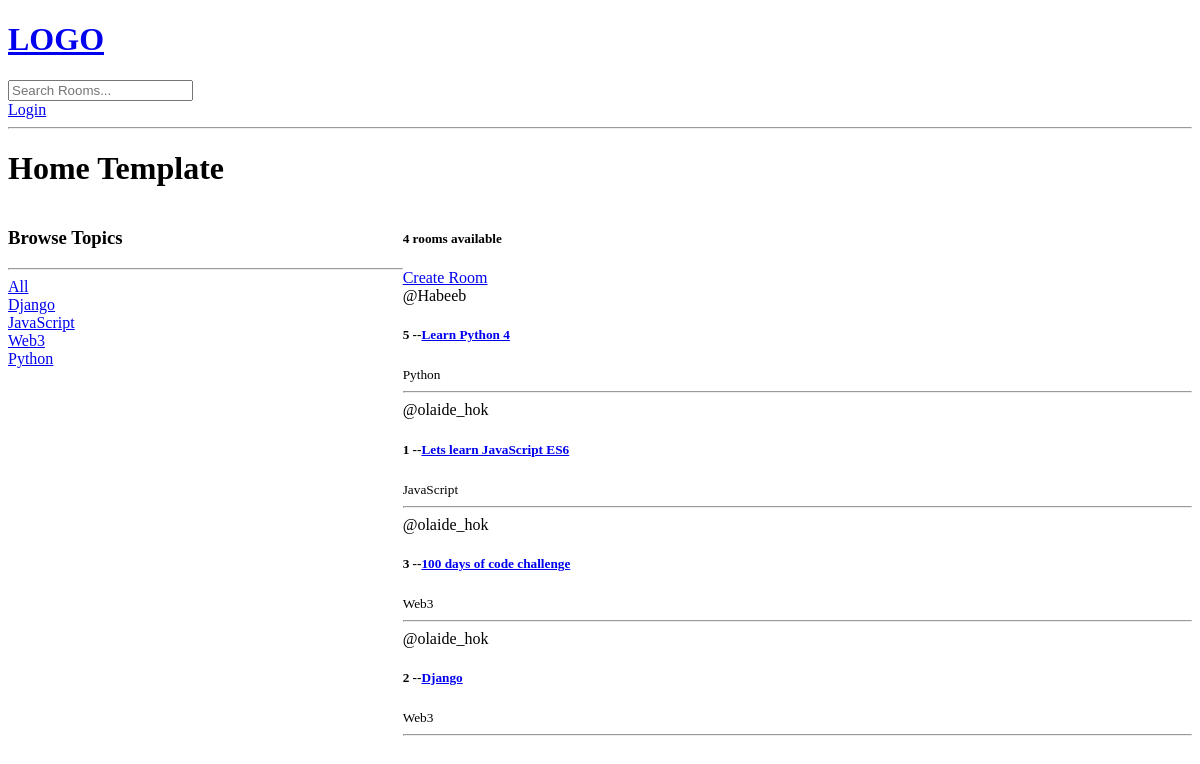
The app's page /, older data.
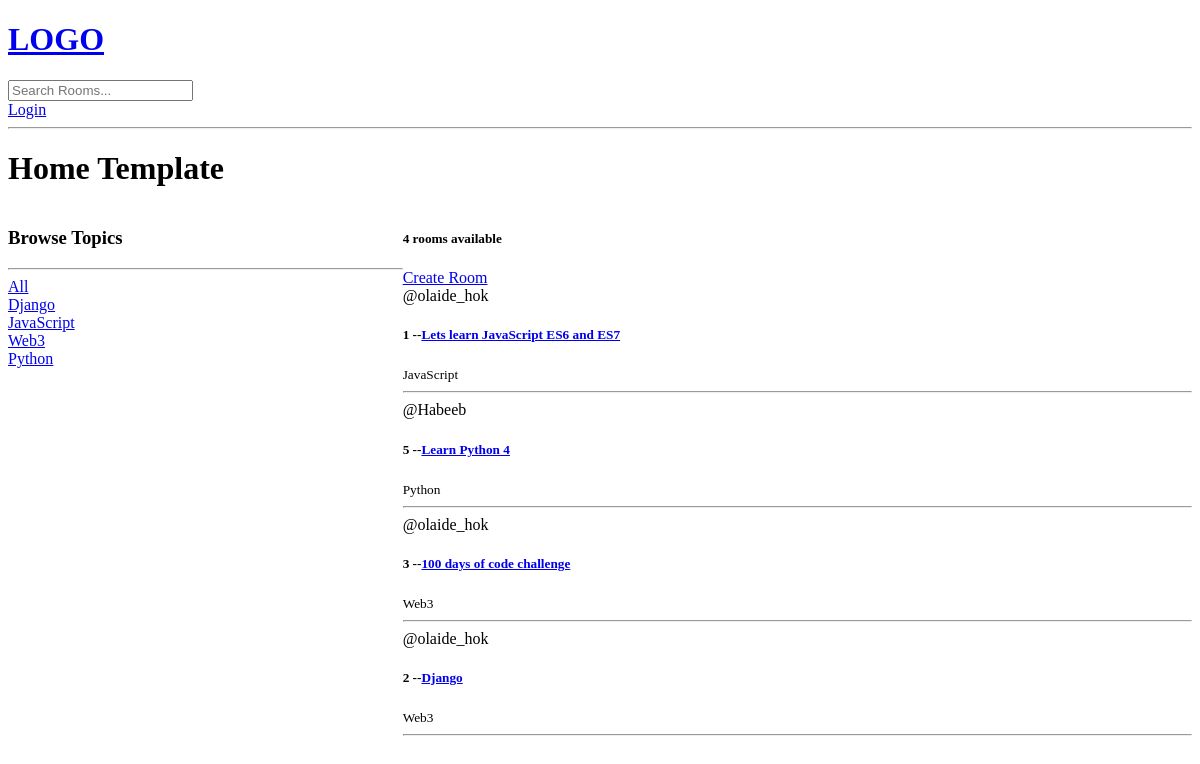
The same page, newer data.
### base/models.py (models this page shows, shortened)
class Topic(models.Model):
    name = models.CharField(max_length=200)

class Room(models.Model):
    host = models.ForeignKey(User, on_delete=models.SET_NULL, null=True)
    topic = models.ForeignKey(Topic, on_delete=models.SET_NULL, null=True)
    name = models.CharField(max_length=200)
    description = models.TextField(null=True, blank=True)
    updated = models.DateTimeField(auto_now=True)
    created = models.DateTimeField(auto_now_add=True)
    class Meta:
        ordering = ['-updated', '-created']

### base/views.py (the view)
# urls.py: path('', views.home, name='home'),
def home(request):
    q = request.GET.get('q') if request.GET.get('q') != None else ''
    rooms = Room.objects.filter(
        Q(topic__name__icontains=q) |
        Q(name__icontains=q) |
        Q(description__icontains=q)
        )
    topics = Topic.objects.all()
    room_count = rooms.count()
    context = {'rooms': rooms, 'topics':topics, 'room_count': room_count}
    return render(request, 'base/home.html', context)

### base/templates/base/home.html (shortened to what this page needs)
{% extends 'main.html' %}
{% block content %}
<h1>Home Template</h1>
<div class="home-container">
  <div>
    <h3>Browse Topics</h3>
    <hr />
    <div>
        <a href="{% url 'home' %}">All</a>
    </div>
    {% for topic in topics %}
        <div>
            <a href="{% url 'home' %}?q={{topic.name}}">{{topic.name}}</a>
        </div>
    {% endfor %}
  </div>
  <div>
      <h5>{{room_count}} rooms available</h5>
    <a href="{% url 'create-room' %}">Create Room</a>
    <div>
      {% for room in rooms %}
      <div>
        <span>@{{room.host.username}}</span>
        <h5>
          {{room.id}} --<a href="{% url 'room' room.id %}">{{room.name}}</a>
        </h5>
        <small>{{room.topic.name}}</small>
        <hr />
      </div>
      {% endfor %}
    </div>
  </div>
</div>
{% endblock content %}

Row changes from the older to the newer data that the page shows:
changed Room "JavaScript": name "Lets learn JavaScript ES6" → "Lets learn JavaScript ES6 and ES7"; moves up the list
